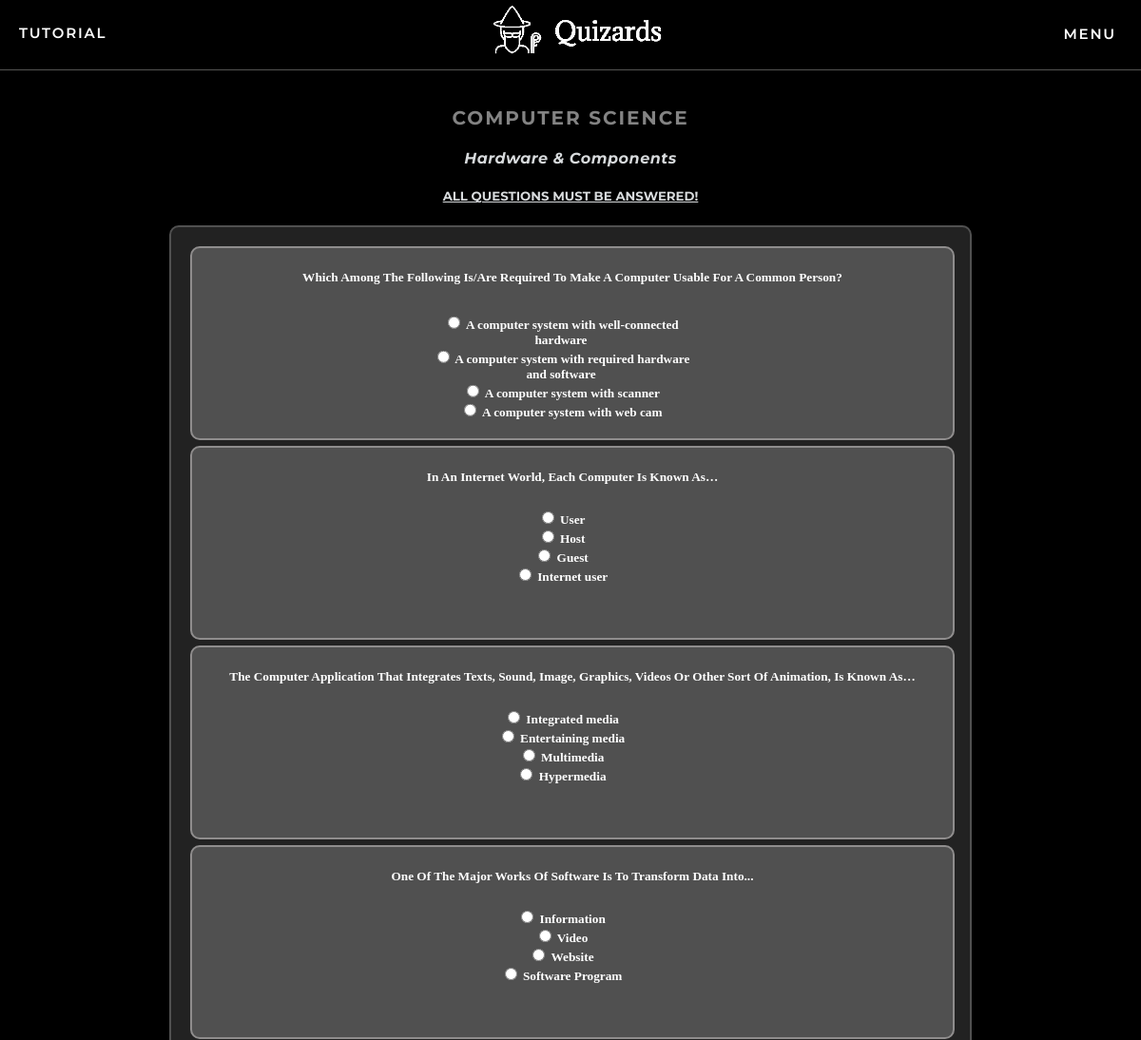
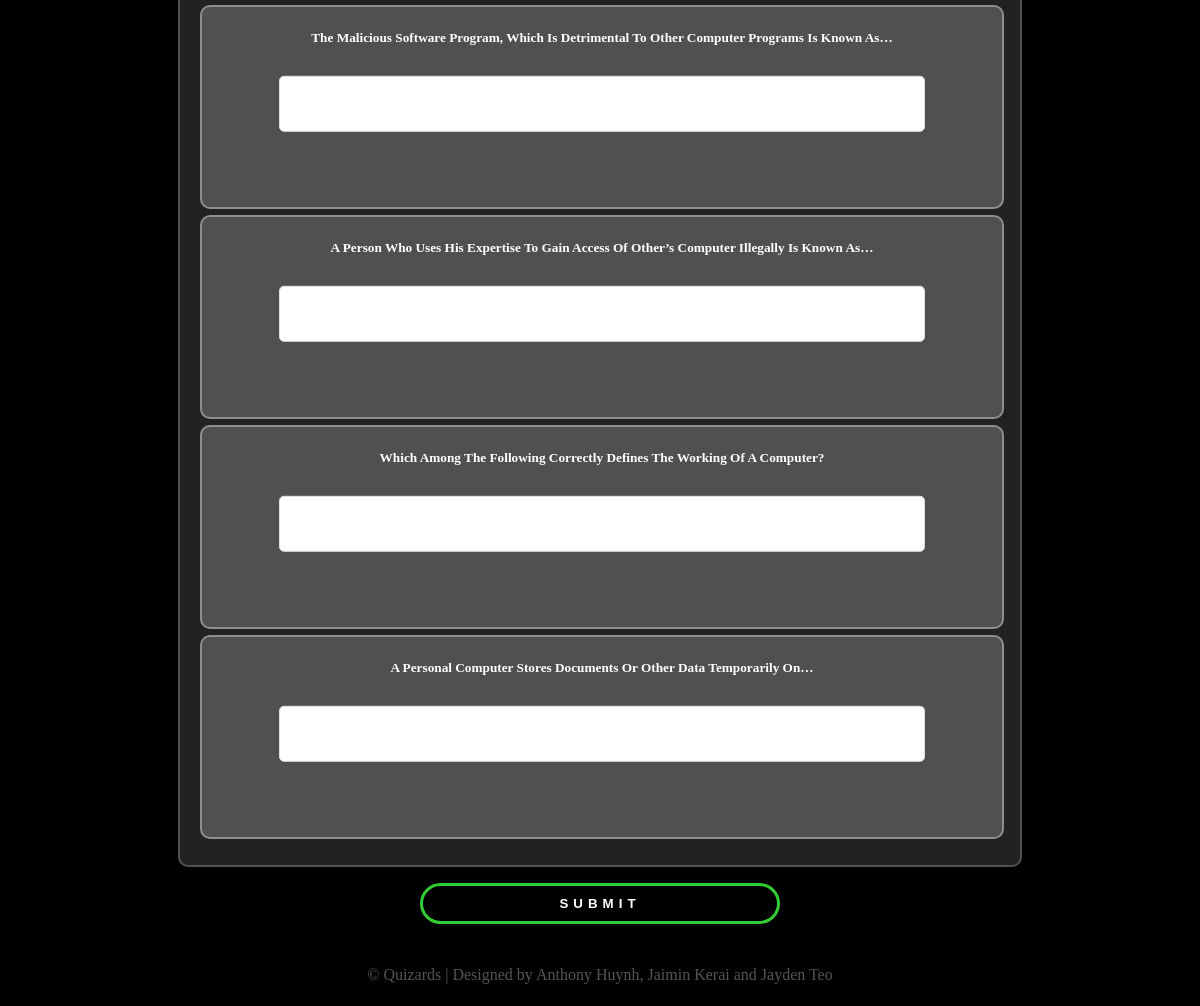
Page /quizzes/Computer Science/5 (signed in) on the committed database (2 pictures, top to bottom).
### app/models.py (models this page shows, shortened)
class Quizzes(db.Model):
    id = db.Column(db.Integer, primary_key=True, autoincrement=True, unique=True)
    name = db.Column(db.String(64))
    description = db.Column(db.String(255))
    questions = db.relationship('Questions', backref='Quizzes', lazy='dynamic')
    mcquestion = db.relationship('multiChoice', backref='MCQuizzes', lazy='dynamic')
    longquestions = db.relationship('LongQuestions', backref='LongQuizzes', lazy='dynamic')
    author_id = db.Column(db.Integer, db.ForeignKey('user.id'))
    pub_date = db.Column(db.DateTime, index=True, default=datetime.utcnow)
    quizMarks = db.relationship('quizMarks', backref='quizMarks', lazy='dynamic')
    posts= db.relationship('Post', backref='post', lazy='dynamic')

class multiChoice(db.Model):
    id = db.Column(db.Integer, primary_key = True, autoincrement=True)
    quiz_id = db.Column(db.Integer, db.ForeignKey('quizzes.id'))
    question = db.Column(db.String(128), unique=False, nullable=False)
    choice1 = db.Column(db.String(128), unique=False, nullable=False)
    choice2 = db.Column(db.String(128), unique=False, nullable=False)
    choice3 = db.Column(db.String(128), unique=False, nullable=False)
    choice4 = db.Column(db.String(128), unique=False, nullable=False)
    correct = db.Column(db.String(128), unique=False, nullable=False)

class Questions(db.Model):
    id = db.Column(db.Integer, primary_key = True, autoincrement=True)
    question = db.Column(db.String(255))
    solution = db.Column(db.String(255))
    quiz_id = db.Column(db.Integer, db.ForeignKey('quizzes.id'))

### app/routes.py (the view, shortened to what this page needs)
@app.route('/quizzes/<quizname>/<quizid>', methods=['GET', 'POST'])
@login_required
def quizform(quizname, quizid):
    if current_user.doneQuiz(quizid):
        return redirect(url_for('comments', quizid=quizid,  quizname=quizname))
    form = AnswerForm(request.form)
    multicq = multiChoice.query.filter_by(quiz_id=quizid).all()
    shortans = Questions.query.filter_by(quiz_id=quizid).all()
    longans = LongQuestions.query.filter_by(quiz_id=quizid).all()
    numOfQuestions = 0.0
    numOfLongQuestions = 0
    for i, multi in enumerate(multicq):
        numOfQuestions += 1
        form.options.append_entry()
        choices = [multi.choice1, multi.choice2, multi.choice3, multi.choice4]
        form.options.entries[i].choices = choices
    for i, short in enumerate(shortans):
        numOfQuestions += 1
        form.shortanswer.append_entry()
        form.shortanswer.entries[i].shortanswer = short.question
    for i, longq in enumerate(longans):
        numOfQuestions += 1
        numOfLongQuestions += 1
        form.longanswer.append_entry()
        form.longanswer.entries[i].longanswer = longq.question
    quiz = Quizzes.query.filter_by(id=quizid).first_or_404()
    page = request.args.get('page', 1, type=int)
    marks = quiz.quizMarks.paginate(page)
    worded = quiz.questions.paginate(page)
    MCQ = quiz.mcquestion.paginate(page)
    longworded = quiz.longquestions.paginate(page)
    return render_template('quiz_questions.html', quiz=quiz, worded=worded.items, MCQ=MCQ.items, longworded=longworded.items,form=form)

### app/forms.py
class AnswerForm(FlaskForm):
    class Meta:
        def render_field(self, field, render_kw):
            render_kw.setdefault('required', True)
            return super().render_field(field, render_kw)
    options = FieldList(RadioField("Answer", choices=[]))
    shortanswer = FieldList(TextAreaField(validators=[Length(min=1, max=300)]))
    longanswer = FieldList(TextAreaField(validators=[Length(min=1, max=300)]))
    submit = SubmitField('Submit')

### app/models.py (called while the page is built)
@login.user_loader
def load_user(id):
    return User.query.get(int(id))

    def doneQuiz(self, quizid):
        quiz_done = quizMarks.query.filter_by(quiz_id=quizid,user_id=self.id).count()
        return quiz_done != 0

### app/routes.py (called while the page is built)
@app.before_request
def before_request():
    if current_user.is_authenticated:
        g.user = load_user(current_user.id)
        current_user.last_seen = datetime.utcnow()
        db.session.commit()

### app/templates/quiz_questions.html (shortened to what this page needs)
{% extends "base.html" %}
{% block content %}
    <h3 class="quiz_title">{{ quiz.name }}</h3>
    <h4 class="quiz_desc">{{ quiz.description }}</h4>
    <h5 class="quiz_warning">All questions must be answered!<h5>
    <form method="POST" action="">
        <div class="quizwrapper">
            {% for mcqs in MCQ %}
            <div class="qwrapper">
                <p class="questions">{{ mcqs.question }}</p>
                <div>{{ form.options[loop.index0] }}</div>
            </div>
            {% endfor %}
            {% for qs in worded %}
            <div class="qwrapper">
                <p class="questions">{{ qs.question }}</p>
                {{ form.shortanswer[loop.index0](class="inputbox")}}
            </div>
            {% endfor %}
        </div>
        {{ form.submit(class="subbutton") }}
    </form>
{% endblock %}

### app/static/css/styles.css (style rules this page uses)
body { margin: 0; padding: 0; height: 100vh; font-family: Verdana; background-color: black; color: rgb(215, 218, 220); }
.messages ul { margin-left: 30%; margin-right: 30%; }
.messages ul li { list-style: none; color: white; text-align: center; }
.quiz_title { font-family: 'Montserrat'; text-transform: uppercase; letter-spacing: 2px; color:rgb(131, 131, 131); font-size: 20px; }
.quiz_desc { font-family: 'Montserrat'; font-style: italic; letter-spacing: 0.5px; }
.quiz_warning { font-family: 'Montserrat'; text-transform: uppercase; text-decoration: underline; }
.quizwrapper { position: relative; left: 50%; transform: translate(-50%, 0%); max-width: 800px; width: 100%; background: #222222; padding: 20px; border-radius: 10px; align-content: center; border-width: 2px; border-style: solid; border-color: rgb(80, 80, 80); margin-bottom: 6px; }
.qwrapper { transform: translate(0,0); position: center; background-color: rgb(80, 80, 80); height: 200px; max-width: 800px; width: 100%; border-radius: 10px; border-width: 2px; border-style: solid; border-color: #8f8d8d; margin-bottom: 6px; }
.qwrapper .questions { padding-top: 10px; color: white; text-transform: capitalize; margin-left: 15px; margin-right: 15px; }
.qwrapper div { transform: translate(-4%,15%); }
.qwrapper .inputbox { transform: translate(0,30%); width: 80%; height: 50px; border: 1px solid #e0e0e0; border-radius: 5px; justify-content: center; resize: none; font-size: 15px; }
.subbutton { border: 0; margin-top: 10px; padding: 10px; width: 30%; background: black; border: 3px solid limegreen; color: white; text-transform: uppercase; letter-spacing: 5px; font-weight: bold; border-radius: 25px; cursor: pointer; }
html, body { height:100%; position:relative; overflow:auto; }

### rows in the picture
Quizzes: name "COMPUTER SCIENCE", description "Hardware & Components"
multiChoice: question "Which Among The Following Is/Are Required To Make A Computer Usable For A Common Person?"
multiChoice: question "In An Internet World, Each Computer Is Known As…"
multiChoice: question "The Computer Application That Integrates Texts, Sound, Image, Graphics, Videos Or Other Sort Of Animation, Is Known As…"
multiChoice: question "One Of The Major Works Of Software Is To Transform Data Into..."
Questions: question "The Malicious Software Program, Which Is Detrimental To Other Computer Programs Is Known As…"
Questions: question "A Person Who Uses His Expertise To Gain Access Of Other’s Computer Illegally Is Known As…"
Questions: question "Which Among The Following Correctly Defines The Working Of A Computer?"
Questions: question "A Personal Computer Stores Documents Or Other Data Temporarily On…"
